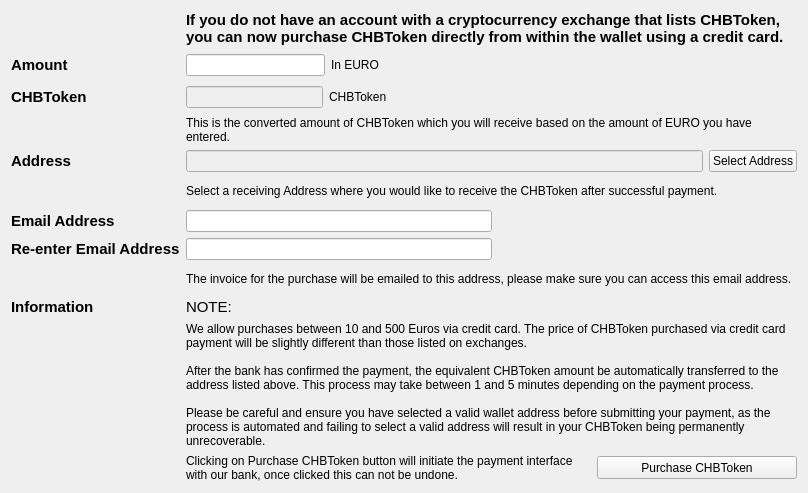
<?xml version="1.0" encoding="UTF-8"?>
<ui version="4.0">
 <class>PurchaseDialog</class>
 <widget class="QWidget" name="PurchaseDialog">
  <property name="geometry">
   <rect>
    <x>0</x>
    <y>0</y>
    <width>808</width>
    <height>493</height>
   </rect>
  </property>
  <property name="windowTitle">
   <string>CHBToken - Purchase CHBToken</string>
  </property>
  <layout class="QGridLayout" name="gridLayout">
   <item row="0" column="1">
    <widget class="QLabel" name="label">
     <property name="font">
      <font>
       <pointsize>11</pointsize>
       <weight>75</weight>
       <bold>true</bold>
      </font>
     </property>
     <property name="text">
      <string>If you do not have an account with a cryptocurrency exchange that lists CHBToken, you can now purchase CHBToken directly from within the wallet using a credit card.</string>
     </property>
     <property name="wordWrap">
      <bool>true</bool>
     </property>
    </widget>
   </item>
   <item row="9" column="1">
    <layout class="QVBoxLayout" name="verticalLayout">
     <item>
      <widget class="QLabel" name="label_13">
       <property name="font">
        <font>
         <pointsize>11</pointsize>
        </font>
       </property>
       <property name="text">
        <string>NOTE:</string>
       </property>
      </widget>
     </item>
     <item>
      <widget class="QLabel" name="label_9">
       <property name="text">
        <string>We allow purchases between 10 and 500 Euros via credit card. The price of CHBToken purchased via credit card payment will be slightly different than those listed on exchanges.

After the bank has confirmed the payment, the equivalent CHBToken amount be automatically transferred to the address listed above. This process may take between 1 and 5 minutes depending on the payment process.

Please be careful and ensure you have selected a valid wallet address before submitting your payment, as the process is automated and failing to select a valid address will result in your CHBToken being permanently unrecoverable.</string>
       </property>
       <property name="wordWrap">
        <bool>true</bool>
       </property>
      </widget>
     </item>
    </layout>
   </item>
   <item row="4" column="1">
    <layout class="QHBoxLayout" name="horizontalLayout_3">
     <item>
      <widget class="QLineEdit" name="receivingAddress">
       <property name="enabled">
        <bool>false</bool>
       </property>
       <property name="readOnly">
        <bool>true</bool>
       </property>
      </widget>
     </item>
     <item>
      <widget class="QPushButton" name="selectReceivingAddress">
       <property name="text">
        <string>Select Address</string>
       </property>
      </widget>
     </item>
    </layout>
   </item>
   <item row="0" column="0">
    <widget class="QLabel" name="label_12">
     <property name="maximumSize">
      <size>
       <width>80</width>
       <height>80</height>
      </size>
     </property>
     <property name="text">
      <string/>
     </property>
     <property name="pixmap">
      <pixmap resource="../bitcoin.qrc">:/images/header</pixmap>
     </property>
     <property name="scaledContents">
      <bool>true</bool>
     </property>
    </widget>
   </item>
   <item row="3" column="1">
    <widget class="QLabel" name="label_5">
     <property name="text">
      <string>This is the converted amount of CHBToken which you will receive based on the amount of EURO you have entered.</string>
     </property>
     <property name="wordWrap">
      <bool>true</bool>
     </property>
    </widget>
   </item>
   <item row="4" column="0">
    <widget class="QLabel" name="label_6">
     <property name="font">
      <font>
       <pointsize>11</pointsize>
       <weight>75</weight>
       <bold>true</bold>
      </font>
     </property>
     <property name="text">
      <string>Address</string>
     </property>
    </widget>
   </item>
   <item row="6" column="0">
    <widget class="QLabel" name="label_14">
     <property name="font">
      <font>
       <pointsize>11</pointsize>
       <weight>75</weight>
       <bold>true</bold>
      </font>
     </property>
     <property name="text">
      <string>Email Address</string>
     </property>
    </widget>
   </item>
   <item row="1" column="0">
    <widget class="QLabel" name="label_7">
     <property name="font">
      <font>
       <pointsize>11</pointsize>
       <weight>75</weight>
       <bold>true</bold>
      </font>
     </property>
     <property name="text">
      <string>Amount</string>
     </property>
    </widget>
   </item>
   <item row="2" column="0">
    <widget class="QLabel" name="label_3">
     <property name="font">
      <font>
       <pointsize>11</pointsize>
       <weight>75</weight>
       <bold>true</bold>
      </font>
     </property>
     <property name="text">
      <string>CHBToken</string>
     </property>
    </widget>
   </item>
   <item row="2" column="1">
    <layout class="QHBoxLayout" name="horizontalLayout_2">
     <item>
      <widget class="QLineEdit" name="chbtokenAmount">
       <property name="enabled">
        <bool>false</bool>
       </property>
      </widget>
     </item>
     <item>
      <widget class="QLabel" name="label_4">
       <property name="text">
        <string>CHBToken</string>
       </property>
      </widget>
     </item>
     <item>
      <spacer name="horizontalSpacer_6">
       <property name="orientation">
        <enum>Qt::Horizontal</enum>
       </property>
       <property name="sizeHint" stdset="0">
        <size>
         <width>40</width>
         <height>20</height>
        </size>
       </property>
      </spacer>
     </item>
     <item>
      <spacer name="horizontalSpacer_5">
       <property name="orientation">
        <enum>Qt::Horizontal</enum>
       </property>
       <property name="sizeHint" stdset="0">
        <size>
         <width>40</width>
         <height>20</height>
        </size>
       </property>
      </spacer>
     </item>
     <item>
      <spacer name="horizontalSpacer_4">
       <property name="orientation">
        <enum>Qt::Horizontal</enum>
       </property>
       <property name="sizeHint" stdset="0">
        <size>
         <width>40</width>
         <height>20</height>
        </size>
       </property>
      </spacer>
     </item>
    </layout>
   </item>
   <item row="6" column="1">
    <layout class="QHBoxLayout" name="horizontalLayout_4">
     <item>
      <widget class="QLineEdit" name="enterEmailAddress"/>
     </item>
     <item>
      <spacer name="horizontalSpacer_7">
       <property name="orientation">
        <enum>Qt::Horizontal</enum>
       </property>
       <property name="sizeHint" stdset="0">
        <size>
         <width>40</width>
         <height>20</height>
        </size>
       </property>
      </spacer>
     </item>
    </layout>
   </item>
   <item row="9" column="0">
    <widget class="QLabel" name="label_11">
     <property name="font">
      <font>
       <pointsize>11</pointsize>
       <weight>75</weight>
       <bold>true</bold>
      </font>
     </property>
     <property name="text">
      <string>Information</string>
     </property>
     <property name="alignment">
      <set>Qt::AlignLeading|Qt::AlignLeft|Qt::AlignTop</set>
     </property>
    </widget>
   </item>
   <item row="7" column="1">
    <layout class="QHBoxLayout" name="horizontalLayout_6">
     <item>
      <widget class="QLineEdit" name="reEnterEmailAddress"/>
     </item>
     <item>
      <spacer name="horizontalSpacer_8">
       <property name="orientation">
        <enum>Qt::Horizontal</enum>
       </property>
       <property name="sizeHint" stdset="0">
        <size>
         <width>40</width>
         <height>20</height>
        </size>
       </property>
      </spacer>
     </item>
    </layout>
   </item>
   <item row="7" column="0">
    <widget class="QLabel" name="label_15">
     <property name="font">
      <font>
       <pointsize>11</pointsize>
       <weight>75</weight>
       <bold>true</bold>
      </font>
     </property>
     <property name="text">
      <string>Re-enter Email Address</string>
     </property>
     <property name="wordWrap">
      <bool>true</bool>
     </property>
    </widget>
   </item>
   <item row="5" column="1">
    <widget class="QLabel" name="label_8">
     <property name="text">
      <string>Select a receiving Address where you would like to receive the CHBToken after successful payment.</string>
     </property>
    </widget>
   </item>
   <item row="1" column="1">
    <layout class="QHBoxLayout" name="horizontalLayout">
     <item>
      <widget class="QLineEdit" name="euroAmount">
       <property name="inputMethodHints">
        <set>Qt::ImhDigitsOnly</set>
       </property>
       <property name="inputMask">
        <string>999</string>
       </property>
       <property name="text">
        <string/>
       </property>
       <property name="maxLength">
        <number>3</number>
       </property>
       <property name="cursorPosition">
        <number>3</number>
       </property>
       <property name="clearButtonEnabled">
        <bool>false</bool>
       </property>
      </widget>
     </item>
     <item>
      <widget class="QLabel" name="label_2">
       <property name="text">
        <string>In EURO</string>
       </property>
      </widget>
     </item>
     <item>
      <spacer name="horizontalSpacer_3">
       <property name="orientation">
        <enum>Qt::Horizontal</enum>
       </property>
       <property name="sizeHint" stdset="0">
        <size>
         <width>40</width>
         <height>20</height>
        </size>
       </property>
      </spacer>
     </item>
     <item>
      <spacer name="horizontalSpacer_2">
       <property name="orientation">
        <enum>Qt::Horizontal</enum>
       </property>
       <property name="sizeHint" stdset="0">
        <size>
         <width>40</width>
         <height>20</height>
        </size>
       </property>
      </spacer>
     </item>
     <item>
      <spacer name="horizontalSpacer">
       <property name="orientation">
        <enum>Qt::Horizontal</enum>
       </property>
       <property name="sizeHint" stdset="0">
        <size>
         <width>40</width>
         <height>20</height>
        </size>
       </property>
      </spacer>
     </item>
    </layout>
   </item>
   <item row="11" column="1">
    <layout class="QHBoxLayout" name="horizontalLayout_5">
     <item>
      <widget class="QLabel" name="label_10">
       <property name="text">
        <string>Clicking on Purchase CHBToken button will initiate the payment interface with our bank, once clicked this can not be undone.</string>
       </property>
       <property name="wordWrap">
        <bool>true</bool>
       </property>
      </widget>
     </item>
     <item>
      <widget class="QPushButton" name="purchaseCHBToken">
       <property name="maximumSize">
        <size>
         <width>200</width>
         <height>23</height>
        </size>
       </property>
       <property name="text">
        <string>Purchase CHBToken</string>
       </property>
      </widget>
     </item>
    </layout>
   </item>
   <item row="8" column="1">
    <widget class="QLabel" name="label_16">
     <property name="text">
      <string>The invoice for the purchase will be emailed to this address, please make sure you can access this email address.</string>
     </property>
     <property name="wordWrap">
      <bool>true</bool>
     </property>
    </widget>
   </item>
  </layout>
 </widget>
 <tabstops>
  <tabstop>euroAmount</tabstop>
  <tabstop>chbtokenAmount</tabstop>
  <tabstop>selectReceivingAddress</tabstop>
  <tabstop>receivingAddress</tabstop>
  <tabstop>enterEmailAddress</tabstop>
  <tabstop>reEnterEmailAddress</tabstop>
  <tabstop>purchaseCHBToken</tabstop>
 </tabstops>
 <resources>
  <include location="../bitcoin.qrc"/>
 </resources>
 <connections/>
</ui>
